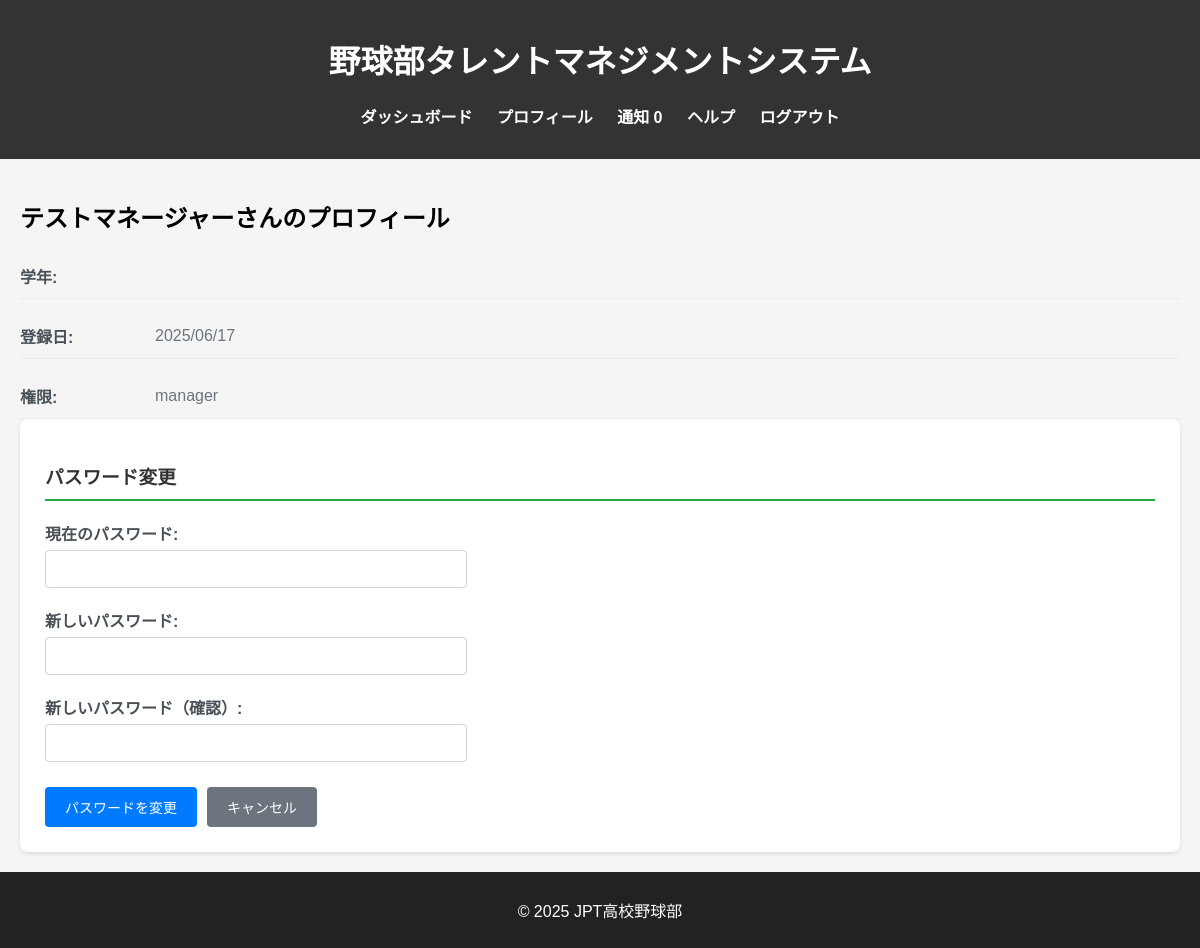
Screenshot of /profile/profile (signed in) with the database file from the repository.
### db_models.py (models this page shows, shortened)
class User(db.Model, UserMixin):
    __tablename__ = 'users'
    user_id = db.Column(db.Integer, primary_key=True)
    fs_uniquifier = db.Column(db.String(64), unique=True, nullable=False, default=lambda: str(uuid.uuid4()))  # 追加
    name = db.Column(db.String(100), nullable=False)
    password_hash = db.Column(db.String(200), nullable=False)
    grade = db.Column(db.Integer, nullable=True)
    is_active = db.Column(db.Boolean, default=True)
    created_at = db.Column(db.DateTime, default=lambda: datetime.now(tz=ZoneInfo('Asia/Tokyo')))
    updated_at = db.Column(db.DateTime, default=lambda: datetime.now(tz=ZoneInfo('Asia/Tokyo')),
                           onupdate=lambda: datetime.now(tz=ZoneInfo('Asia/Tokyo')))
    roles = db.relationship('Role', secondary='user_roles', backref=db.backref('users', lazy='dynamic'))
    def get_id(self):
        return str(self.user_id)  # Flask-Login 用の get_id()
    def has_any_role(self, *roles):
        return any(role.name in roles for role in self.roles)

class Role(db.Model, RoleMixin):
    __tablename__ = 'roles'
    id = db.Column(db.Integer, primary_key=True)
    name = db.Column(db.String(80), unique=True, nullable=False)

### blueprints/profile.py (the view)
@profile_bp.route('/profile')
@login_required
def profile():
    user_id = current_user.get_id()
    user = User.query.get(user_id)
    return render_template('profile.html',
                           user=user,
                           current_user=current_user)

### app.py (called while the page is built)
@login_manager.user_loader
def load_user(user_id):
    return User.query.get(int(user_id))

@app.context_processor
def inject_measurement_data():
    if not current_user.is_authenticated:
        return {}
    notice_cnt = 0
    if current_user.has_any_role("manager"):
        notice_cnt = MeasurementRecord.query.filter_by(status='rejected').count()
    elif current_user.has_any_role("member"):
        notice_cnt = MeasurementRecord.query.filter_by(user_id=current_user.user_id, status='draft').count()
    elif current_user.has_any_role("coach"):
        notice_cnt = MeasurementRecord.query.filter_by(status='pending_coach').count()
    return {
        "notice_cnt":notice_cnt
    }

### templates/profile.html (shortened to what this page needs)
{% extends "base.html" %}
{% block content %}
<div class="user-profile-container">
    <div class="user-info-section">
        <h2>{{ user.name }}さんのプロフィール</h2>
        <div class="user-details">
            <div class="detail-row">
                <span class="detail-label">学年:</span>
                {% if user.grade %}
                <span class="detail-value">{{ user.grade }}年生</span>
                {% else %}
                <span class="detail-value">&nbsp;</span>
                {% endif %}
            </div>
            <div class="detail-row">
                <span class="detail-label">登録日:</span>
                <span class="detail-value">{{ user.created_at.strftime('%Y/%m/%d') }}</span>
            </div>
            <div class="detail-row">
                <span class="detail-label">権限:</span>
                <span class="detail-value">
                    {% for role in user.roles %}
                        {{ role.name }}{% if not loop.last %}, {% endif %}
                    {% endfor %}
                </span>
            </div>
        </div>
    </div>
    <div class="password-change-section">
        <h3>パスワード変更</h3>
        <form method="POST" action="{{ url_for('profile.change_password') }}" class="password-form">
            <div class="form-group">
                <label for="current_password">現在のパスワード:</label>
                <input type="password" id="current_password" name="current_password" required>
            </div>
            <div class="form-group">
                <label for="new_password">新しいパスワード:</label>
                <input type="password" id="new_password" name="new_password" required minlength="6">
            </div>
            <div class="form-group">
                <label for="confirm_password">新しいパスワード（確認）:</label>
                <input type="password" id="confirm_password" name="confirm_password" required minlength="6">
            </div>
            <div class="form-actions">
                <button type="submit" class="btn btn-primary">パスワードを変更</button>
                <a href="{{ url_for('records.my_records') }}" class="btn btn-secondary">キャンセル</a>
            </div>
        </form>
    </div>
</div>
{% endblock %}

### static/styles.css (style rules this page uses)
body { font-family: Arial, sans-serif; margin: 0; padding: 0; background-color: #f5f5f5; }
.user-profile-container { padding: 20px; }
.user-details { display: grid; gap: 15px; }
.detail-row { display: flex; align-items: center; padding: 10px 0; border-bottom: 1px solid #e9ecef; }
.detail-label { font-weight: bold; color: #495057; min-width: 120px; margin-right: 15px; }
.detail-value { color: #6c757d; }
.password-change-section { background: #fff; padding: 25px; border-radius: 8px; box-shadow: 0 2px 4px rgba(0,0,0,0.1); }
.password-change-section h3 { color: #333; margin-bottom: 20px; border-bottom: 2px solid #28a745; padding-bottom: 10px; }
.password-form { max-width: 400px; }
.form-group { margin-bottom: 20px; }
.form-group label { display: block; margin-bottom: 5px; font-weight: bold; color: #495057; }
.form-group input { width: 100%; padding: 10px; border: 1px solid #ced4da; border-radius: 4px; font-size: 14px; }
.form-actions { display: flex; gap: 10px; margin-top: 25px; }
.btn { padding: 10px 20px; border: none; border-radius: 4px; cursor: pointer; text-decoration: none; font-size: 14px; transition: background-color 0.2s; }
.btn-primary { background-color: #007bff; color: white; }
.btn-secondary { background-color: #6c757d; color: white; }

### rows the page displays
User: name "テストマネージャー", created_at "2025/06/17"
Role: name "manager"

### other values shown
{{ notice_cnt }} "0"
